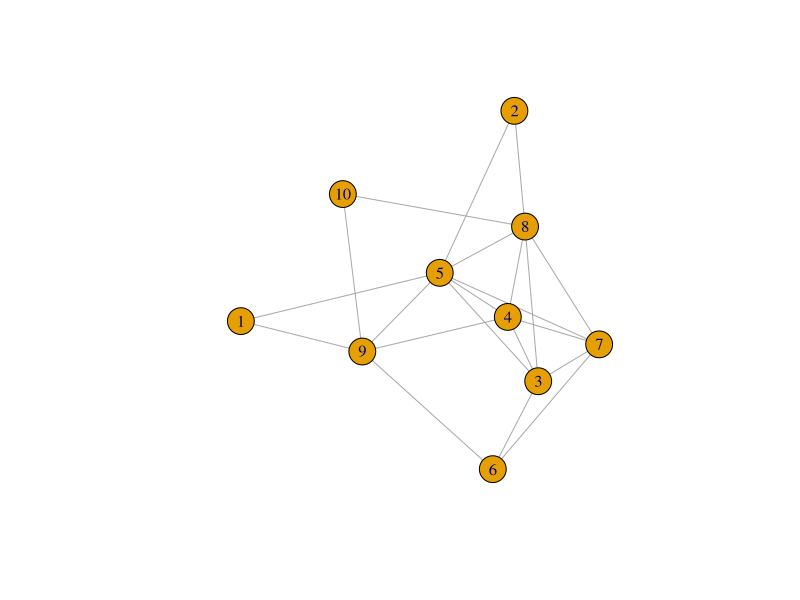
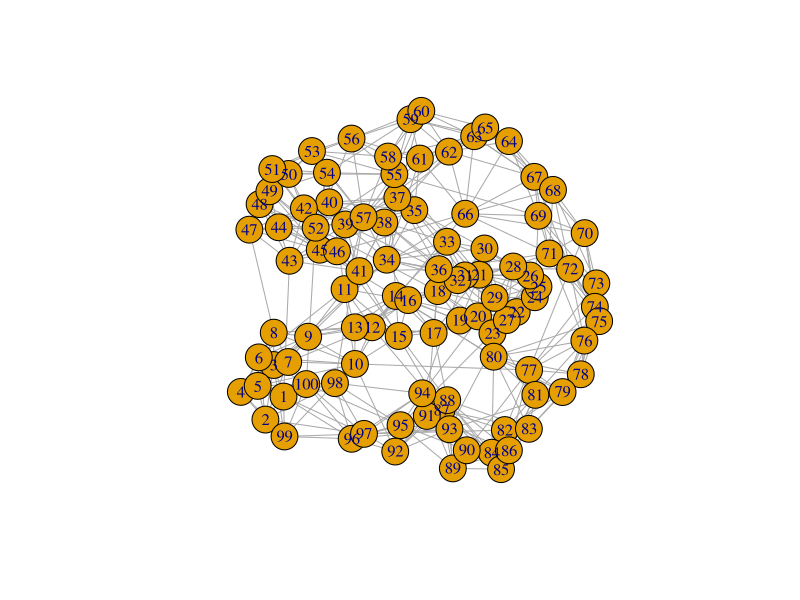
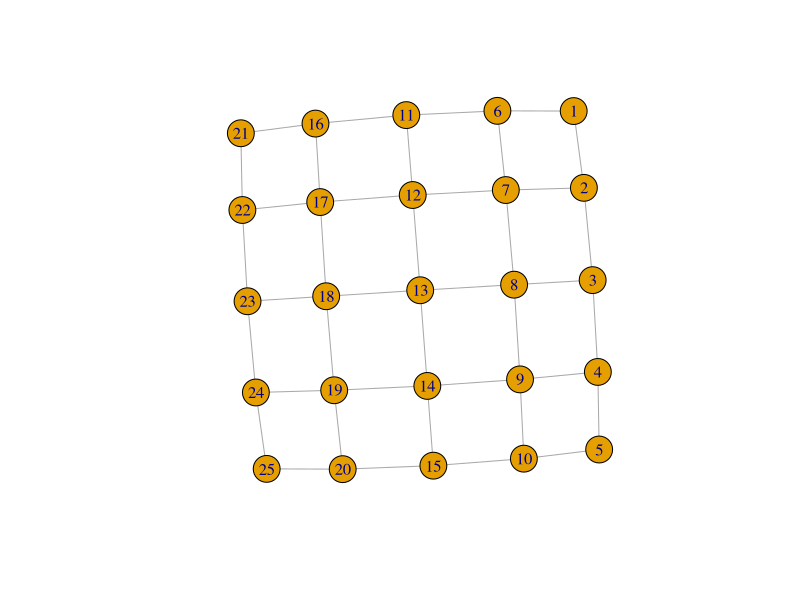
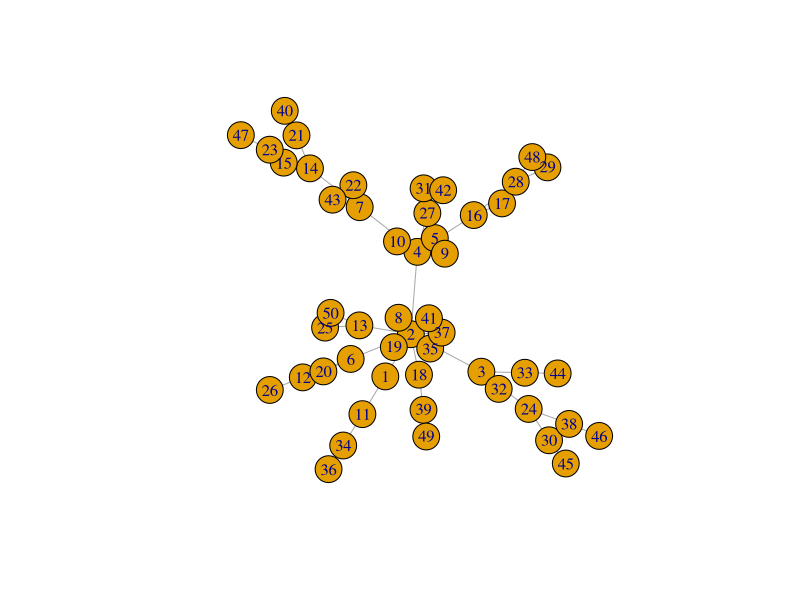
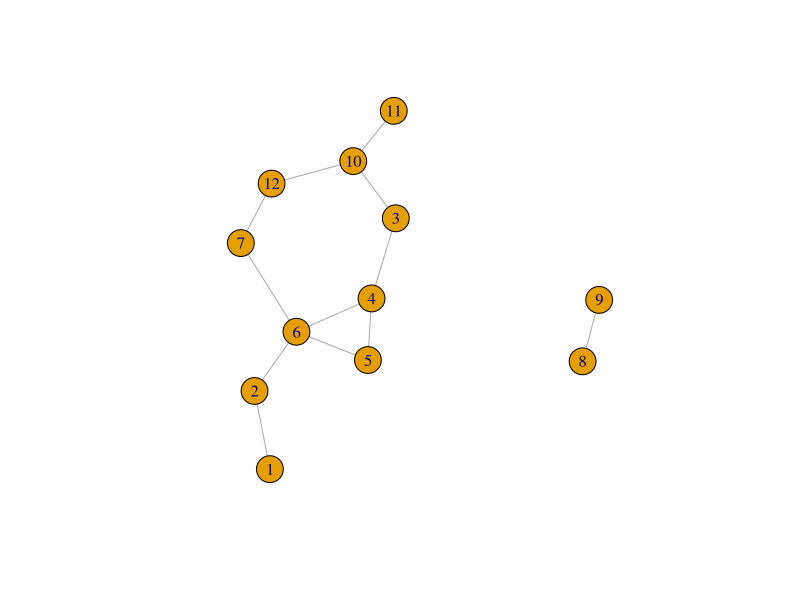

The R source for these figures, in order:
## ---- chunk 1
knitr::opts_chunk$set(echo = TRUE)
## ---- chunk 2
library(igraph)
## ---- chunk 3
#Random graph
erdos<-function(n,p){
  erdos_graph=sample_gnp(n, p, directed = FALSE, loops = FALSE)
summary(erdos_graph)
}
f1=erdos(10,0.6)
plot(f1)
## ---- chunk 4
#Small-world
sm_world<-function(d,s,n,p){
  sm_graph=sample_smallworld(d, s, n, p, loops = F, multiple = F)
summary(sm_graph)
}
f2=sm_world(1, 100, 5, 0.05)
plot(f2)
## ---- chunk 5
#Lattice graph
Lattice<-function(d,l){
  lattice_graph=make_lattice(dim=d,length=l, directed= F, mutual= T, circular = F)
summary(lattice_graph)
}
f3=Lattice(2,5)
plot(f3)
## ---- chunk 6
#scale free
scale_free<-function(n,pw){
  scale_free_graph=sample_pa(n,pw, directed= F)
summary(scale_free_graph)
}
f4=scale_free(50,1)
plot(f4)
## ---- chunk 7
#Spatial
library(sp)
#creates a class definition and return agenerator function to creates objectsfrom the class set
setClass("igraph")

##SpatialLinesNetwork class, consisting of

#1. A SpatialLines object, containing the spatial lines representing the edges
#2. An igraph object, containing the network topology
#3. A neighbourhood list nb, containing for each vertex which edges it connets to

setClass("SpatialLinesNetwork", representation(sl = "SpatialLines", g = "igraph", 
    nb = "list"), validity = function(object) {
    stopifnot(length(object@sl) == length(E(object@g)))
    stopifnot(length(object@nb) == length(V(object@g)))
})


#The following creates a SpatialLines object, and converts it into a SpatialLinesNetwork. What it does is is figure out the common points (igraph: vertices) where line segments (igraph: edges) meet.


SpatialLinesNetwork = function(sl) {
    stopifnot(is(sl, "SpatialLines"))
    if (!is(sl, "SpatialLinesDataFrame")) 
        sl = new("SpatialLinesDataFrame", sl, data = data.frame(id = 1:length(sl)))
    if (!all(sapply(sl@lines, length) == 1)) 
        stop("SpatialLines is not simple: each Lines element should have only a single Line")
    startEndPoints = function(x) {
        firstLast = function(L) {
            cc = coordinates(L)[[1]]
            rbind(cc[1, ], cc[nrow(cc), ])
        }
        do.call(rbind, lapply(x@lines, firstLast))
    }
    s = startEndPoints(sl)
    zd = zerodist(SpatialPoints(s))
    pts = 1:nrow(s)

    # the following can't be done vector-wise, there is a progressive effect:
    if (nrow(zd) > 0) {
        for (i in 1:nrow(zd)) pts[zd[i, 2]] = pts[zd[i, 1]]
    }
    stopifnot(identical(s, s[pts, ]))

    # map to 1:length(unique(pts))
    pts0 = match(pts, unique(pts))
    node = rep(1:length(sl), each = 2)
    nb = lapply(1:length(unique(pts)), function(x) node[which(pts0 == x)])
    g = graph(pts0, directed = FALSE)  # edges
    nodes = s[unique(pts), ]
    g$x = nodes[, 1]  # x-coordinate vertex
    g$y = nodes[, 2]  # y-coordinate vertex
    g$n = as.vector(table(pts0))  # nr of edges
    # line lengths:
    sl$length = sapply(sl@lines, function(x) LineLength(x@Lines[[1]]))
    E(g)$weight = sl$length
    # create list with vertices, starting/stopping for each edge?  add for
    # each SpatialLines, the start and stop vertex
    pts2 = matrix(pts0, ncol = 2, byrow = TRUE)
    sl$start = pts2[, 1]
    sl$end = pts2[, 2]
    new("SpatialLinesNetwork", sl = sl, g = g, nb = nb)
}


l0 = cbind(c(1, 2), c(0, 0))
l1 = cbind(c(0, 0, 0), c(0, 1, 2))
l2 = cbind(c(0, 0, 0), c(2, 3, 4))
l3 = cbind(c(0, 1, 2), c(2, 2, 3))
l4 = cbind(c(0, 1, 2), c(4, 4, 3))
l5 = cbind(c(2, 2), c(0, 3))
l6 = cbind(c(2, 3), c(3, 4))
l7=cbind(c(4,5),c(1,2))
l8=cbind(c(0,1,3),c(3,3,2))
l9=cbind(c(0, 2, 3), c(5, 5, 4))
l10 = cbind(c(0, 0, 0), c(0, 1, 3))
l11 = cbind(c(0, 1, 0), c(3, 4, 5))
l = list(Lines(list(Line(l0)), "e"), Lines(list(Line(l1)), "a"), Lines(list(Line(l2)), 
    "b"), Lines(list(Line(l3)), "c"), Lines(list(Line(l4)), "d"), Lines(list(Line(l5)), 
    "f"), Lines(list(Line(l6)), "g"),Lines(list(Line(l7)), "i"),Lines(list(Line(l8)), "k"), Lines(list(Line(l9)), "h"),Lines(list(Line(l10)), "l"),Lines(list(Line(l11)), "j"))
sl = SpatialLines(l)
sln = SpatialLinesNetwork(sl)

#Plot of graph in space
plot(sln@g)
